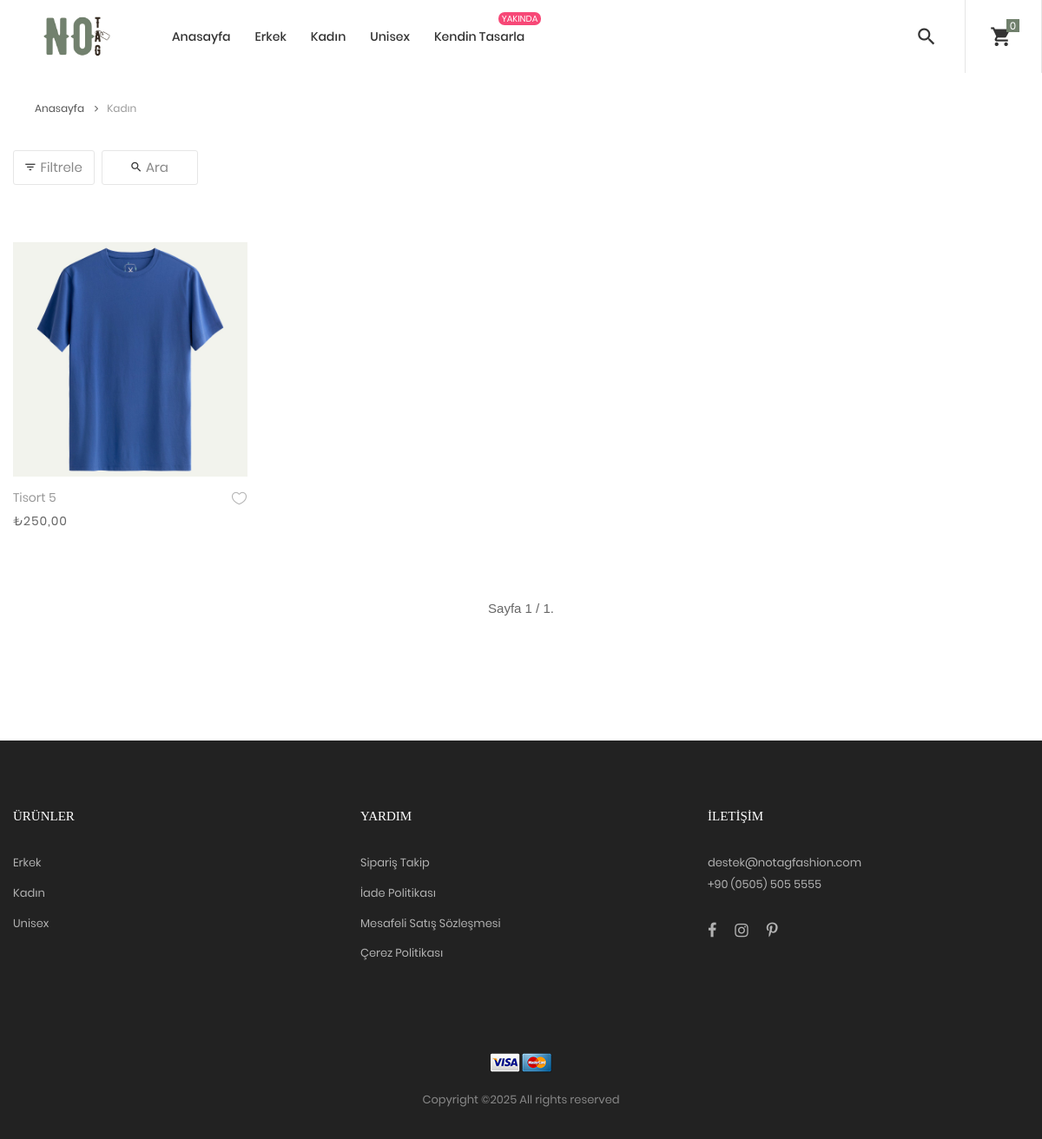
Page /kategori/kadin/ (signed in) on the committed database.
### product/models.py (models this page shows, shortened)
class ParentCategory(models.Model):
    name = models.CharField(
        max_length=250,
        unique=True,
        verbose_name='Üst Kategori İsmi'
    )
    slug = models.SlugField(
        max_length=250,
        unique=True,
        verbose_name='Slug - Lütfen Burayı Değiştirmeyin-',
        blank=True
    )
    image = models.ImageField(
        upload_to = 'parentCategory',
        blank = True,
        verbose_name = 'Resim'
    )
    class Meta:
        ordering = ('name',)
        verbose_name = 'Üst Kategori'
        verbose_name_plural = 'Üst Kategoriler'

class Product(models.Model):
    name = models.CharField(
        max_length=250,
        unique=True,
        verbose_name='İsim'
    )
    slug = models.SlugField(
        max_length=250,
        unique=True,
        verbose_name='Slug - Lütfen Burayı Değiştirmeyin-',
        blank=True  # Otomatik olarak oluşturulacak
    )
    description = models.TextField(
        blank=True,
        verbose_name='Açıklama'
    )
    collection = models.ForeignKey(
        'Collection',
        on_delete=models.SET_NULL,
        null=True,
        blank=True,
        related_name='collections',
        verbose_name='Koleksiyon'
    )
    category = models.ForeignKey(
        'Category',
        on_delete=models.CASCADE,
        related_name='products',
        verbose_name='Kategori'
    )
    price = models.DecimalField(
        max_digits=10,
        decimal_places=2,
        verbose_name='Tutar'
    )
    imageOne = models.ImageField(
        upload_to='product',
        blank=True,
        verbose_name='Resim 1'
    )
    imageTwo = models.ImageField(
        upload_to='product',
        null=True,
        blank=True,
        verbose_name='Resim 2'
    )
    imageThree = models.ImageField(
        upload_to='product',
        blank=True,
        null=True,
        verbose_name='Resim 3'
    )
    avaible = models.BooleanField(
        default=True,
        verbose_name='Yayınlandı'
    )
    created = models.DateTimeField(
        auto_now_add=True,
        verbose_name='Oluşturulma Tarihi'
    )
    updated = models.DateTimeField(
        auto_now=True,
        verbose_name='Güncellenme Tarihi'
    )
    class Meta:
        ordering = ('name',)
        verbose_name = 'Ürün'
        verbose_name_plural = 'Ürünler'
    def get_url(self):
        return reverse('ProdCatDetail', args=[self.category.slug, self.slug])

### page/views.py (the view)
# urls.py: path('kategori/<slug:parent_slug>/', allProdCat, name='parent_category'),
def allProdCat(request, parent_slug=None, category_slug=None):
    parent_category = None
    category = None
    if parent_slug:
        parent_category = get_object_or_404(ParentCategory, slug=parent_slug)
        if category_slug:
            category = get_object_or_404(Category, slug=category_slug, parent_categories=parent_category)
            products_list = Product.objects.filter(category=category, avaible=True)
        else:
            products_list = Product.objects.filter(category__parent_categories=parent_category, avaible=True)
    else:
        products_list = Product.objects.filter(avaible=True)
    paginator = Paginator(products_list, 8)
    page_number = request.GET.get('page', 1)
    try:
        products = paginator.page(page_number)
    except EmptyPage:
        products = paginator.page(paginator.num_pages)
    return render(request, 'category.html', {
        'parent_category': parent_category,
        'category': category,
        'products': products
    })

### ecommerce/context_data/nav_context.py (called while the page is built)
def menu_links(request):
    cart = None
    cart_items = []
    if request.user.is_authenticated:
        cart, created = Cart.objects.get_or_create(user=request.user)
    else:
        session_key = request.session.session_key
        if not session_key:
            request.session.create()
            session_key = request.session.session_key
        cart, created = Cart.objects.get_or_create(cart_id=session_key)
    if cart:
        cart_items = CartItem.objects.filter(cart=cart, active=True)
    return {
        'parent_categories': ParentCategory.objects.only('id', 'name'),
        'categories': Category.objects.only('id', 'name', 'parent_categories'),
        'cart': cart,
        'cart_items': cart_items,
    }

### templates/category.html (shortened to what this page needs)
{% extends 'base/base.html' %}
{% block content %}
{% load static %}
	<div class="container">
		<div class="bread-crumb flex-w p-l-25 p-r-15 p-t-30 p-lr-0-lg">
			<a href="{% url "home" %}" class="stext-109 cl8 hov-cl1 trans-04">
				Anasayfa
				<i class="fa fa-angle-right m-l-9 m-r-10" aria-hidden="true"></i>
			</a>
			<span class="stext-109 cl4">
				{{parent_category.name}}
			</span>
		</div>
	</div>
<div class="bg0 m-t-23 p-b-140">
    <div class="container">
        <div class="flex-w flex-sb-m p-b-52">
            <div class="flex-w flex-c-m m-tb-10">
                <div class="flex-c-m stext-106 cl6 size-104 bor4 pointer hov-btn3 trans-04 m-r-8 m-tb-4 js-show-filter">
                    <i class="icon-filter cl2 m-r-6 fs-15 trans-04 zmdi zmdi-filter-list"></i>
                    Filtrele
                </div>
                <div class="flex-c-m stext-106 cl6 size-105 bor4 pointer hov-btn3 trans-04 m-tb-4 js-show-search">
                    <i class="icon-search cl2 m-r-6 fs-15 trans-04 zmdi zmdi-search"></i>
                    Ara
                </div>
            </div>
        </div>
        <div class="row isotope-grid">
            {% for product in products %}
            <div class="col-sm-6 col-md-4 col-lg-3 p-b-35 isotope-item women">
                <div class="block2">
                    <div class="block2-pic hov-img0">
                        <img src="{{ product.imageOne.url }}" alt="IMG-PRODUCT">
                    </div>
                    <div class="block2-txt flex-w flex-t p-t-14">
                        <div class="block2-txt-child1 flex-col-l ">
                            <a href="#" class="stext-104 cl4 hov-cl1 trans-04 js-name-b2 p-b-6">
                                {{ product.name }}
                            </a>
                            <span class="stext-105 cl3">
                                ₺{{ product.price }}
                            </span>
                        </div>
                        <div class="block2-txt-child2 flex-r p-t-3">
                            <a href="#" class="btn-addwish-b2 dis-block pos-relative js-addwish-b2">
                                <img class="icon-heart1 dis-block trans-04" src="{% static 'images/icons/icon-heart-01.png' %}" alt="ICON">
                            </a>
                        </div>
                    </div>
                </div>
            </div>
            {% endfor %}
        </div>
        <div class="flex-c-m flex-w w-full p-t-45">
            <div class="pagination">
                <span class="step-links">
                    <span class="current">
                        Sayfa {{ products.number }} / {{ products.paginator.num_pages }}.
                    </span>
                </span>
            </div>
        </div>
    </div>
</div>
{% endblock %}

### templates/base/components/nav.html (shortened to what this page needs)
{% load static %}
<body class="animsition">
	<header class="header-v2">
		<div class="container-menu-desktop trans-03">
			<div class="wrap-menu-desktop">
				<nav class="limiter-menu-desktop p-l-45">
					<a href="{% url "home" %}" class="logo">
						<img  src={% static "images/logo.png" %} alt="oneTAG-LOGO">
					</a>
					<div class="menu-desktop">
						<ul class="main-menu">
							<li class='active'>
								<a href="{% url "home" %}">Anasayfa</a>
							</li>
								{% for parent_category in parent_categories %}
												<li>
													<a href="#">{{parent_category.name}}</a>
												</li>
								{% endfor %}
							<li class="label1" data-label1="yakında">
								<a href="#">Kendin Tasarla</a>
							</li>
						</ul>
					</div>
					<div class="wrap-icon-header flex-w flex-r-m h-full">
						<div class="flex-c-m h-full p-r-24">
							<div class="icon-header-item cl2 hov-cl1 trans-04 p-lr-11 js-show-modal-search">
								<i class="zmdi zmdi-search"></i>
							</div>
						</div>
						<div class="flex-c-m h-full p-l-18 p-r-25 bor5">
							<div class="icon-header-item cl2 hov-cl1 trans-04 p-lr-11 icon-header-noti js-show-cart" data-notify="{{ cart_items|length }} ">
								<i class="zmdi zmdi-shopping-cart"></i>
							</div>
						</div>
						</div>
					</div>
			</div>
	</header>

### templates/base/components/footer.html (shortened to what this page needs)
{% load static %}
<footer class="bg3 p-t-75 p-b-32">
  <div class="container">
    <div class="row">
      <div class="col-sm-6 col-lg-4 p-b-50">
        <h4 class="stext-301 cl0 p-b-30">
          Ürünler
        </h4>
        <ul>
          {% for category in parent_categories %}
          <li class="p-b-10">
            <a href="#" class="stext-107 cl7 hov-cl1 trans-04">
              {{category.name}}
            </a>
          </li>
          {% endfor %}
        </ul>
      </div>
      <div class="col-sm-6 col-lg-4 p-b-50">
        <h4 class="stext-301 cl0 p-b-30">
          Yardım
        </h4>
        <ul>
          <li class="p-b-10">
            <a href="#" class="stext-107 cl7 hov-cl1 trans-04">
              Sipariş Takip
            </a>
          </li>
          <li class="p-b-10">
            <a href="#" class="stext-107 cl7 hov-cl1 trans-04">
              İade Politikası
            </a>
          </li>
          <li class="p-b-10">
            <a href="#" class="stext-107 cl7 hov-cl1 trans-04">
              Mesafeli Satış Sözleşmesi
            </a>
          </li>
          <li class="p-b-10">
            <a href="#" class="stext-107 cl7 hov-cl1 trans-04">
              Çerez Politikası
            </a>
          </li>
        </ul>
      </div>
      <div class="col-sm-6 col-lg-4 p-b-50">
        <h4 class="stext-301 cl0 p-b-30">
          İletişim
        </h4>
        <p class="stext-107 cl7 size-201">
          destek@notagfashion.com
        </p>
        <p class="stext-107 cl7 size-201">
          +90 (0505) 505 5555
        </p>
        <div class="p-t-27">
          <a href="#" class="fs-18 cl7 hov-cl1 trans-04 m-r-16">
            <i class="fa fa-facebook"></i>
          </a>
          <a href="#" class="fs-18 cl7 hov-cl1 trans-04 m-r-16">
            <i class="fa fa-instagram"></i>
          </a>
          <a href="#" class="fs-18 cl7 hov-cl1 trans-04 m-r-16">
            <i class="fa fa-pinterest-p"></i>
          </a>
        </div>
      </div>
    </div>
    <div class="p-t-40">
      <div class="flex-c-m flex-w p-b-18">
        <a href="#" class="m-all-1">
          <img src={% static "images/icons/icon-pay-02.png" %} alt="ICON-PAY">
        </a>
        <a href="#" class="m-all-1">
          <img src={% static "images/icons/icon-pay-03.png" %} alt="ICON-PAY">
        </a>
      </div>
      <p class="stext-107 cl6 txt-center">
Copyright &copy;<script>document.write(new Date().getFullYear());</script> All rights reserved
      </p>
    </div>
  </div>
</footer>
</body>
</html>

### static/css/main.css (style rules this page uses)
.container { max-width: 1380px; }
@media (max-width: 1600px) { .container { max-width: 1200px; } }
.container-menu-desktop { height: auto; width: 100%; position: relative; -webkit-transition: all 0.3s; -o-transition: all 0.3s; -moz-transition: all 0.3s; transition: all 0.3s; }
.header-v2 .container-menu-desktop { height: 84px; }
.wrap-menu-desktop { position: fixed; z-index: 1100; background-color: transparent; width: 100%; height: 84px; top: 40px; left: 0px; -webkit-transition: height 0.3s, background-color 0.3s; -o-transition: height 0.3s, background-color 0.3s; -moz-transition: height 0.3s, background-color 0.3s; transition: height 0.3s, background-color 0.3s; }
.header-v2 .wrap-menu-desktop { background-color: #fff; top: 0; }
.limiter-menu-desktop { height: 100%; display: -webkit-box; display: -webkit-flex; display: -moz-box; display: -ms-flexbox; display: flex; align-items: center; background-color: transparent; }
.logo { display: -webkit-box; display: -webkit-flex; display: -moz-box; display: -ms-flexbox; display: flex; align-items: center; height: 100%; margin-right: 55px; }
.logo img { max-width: 100%; max-height: 100%; }
.menu-desktop { display: -webkit-box; display: -webkit-flex; display: -moz-box; display: -ms-flexbox; display: flex; align-items: center; height: 100%; }
.main-menu { list-style-type: none; margin: 0; display: -webkit-box; display: -webkit-flex; display: -moz-box; display: -ms-flexbox; display: flex; align-items: center; }
.main-menu > li { display: block; position: relative; padding: 20px 10px 20px 0px; margin: 0px 4px 0px 14px; }
.main-menu > li > a { font-family: Poppins-Medium; font-size: 14px; color: #333; padding: 5px 0px; transition: all 0.4s; -webkit-transition: all 0.4s; -o-transition: all 0.4s; -moz-transition: all 0.4s; }
.wrap-icon-header { flex-grow: 1; }
.icon-header-item { position: relative; font-size: 26px; line-height: 1; cursor: pointer; }
.icon-header-noti::after { content: attr(data-notify); font-family: Poppins-Regular; font-size: 12px; color: #fff; line-height: 15px; text-align: center; display: block; position: absolute; top: -7px; right: 0; min-width: 15px; height: 15px; padding: 0 3px; background-color: #71816d; }
.block2-pic { position: relative; }
.block2-txt-child1 { width: calc(100% - 30px); }
.block2-txt-child2 { width: 30px; }
.cl0 { color: #fff; }
.cl2 { color: #333; }
.cl3 { color: #666; }
.cl4 { color: #999; }
.cl6 { color: #888; }
.cl7 { color: #b2b2b2; }
.cl8 { color: #555; }
.stext-104 { font-family: Poppins-Regular; font-size: 14px; line-height: 1.466667; }
.stext-105 { font-family: Poppins-Regular; font-size: 14px; line-height: 1.466667; letter-spacing: 1px; }
.stext-106 { font-family: Poppins-Regular; font-size: 15px; line-height: 1.2; }
.stext-107 { font-family: Poppins-Regular; font-size: 13px; line-height: 1.923; }
.stext-109 { font-family: Poppins-Regular; font-size: 12px; line-height: 1.833333; }
.stext-301 { font-family: Montserrat-Bold; font-size: 15px; line-height: 1.6; text-transform: uppercase; }
.size-104 { min-width: 94px; height: 40px; }
.size-105 { min-width: 111px; height: 40px; }
.size-201 { max-width: 270px; }
.bg0 { background-color: #fff; }
.bg3 { background-color: #222; }
.bor4 { border: 1px solid #e6e6e6; border-radius: 3px; }
.bor5 { border-left: 1px solid #e5e5e5; border-right: 1px solid #e5e5e5; }
.label1 { position: relative; }
.label1::after { content: attr(data-label1); font-family: Poppins-Regular; font-size: 10px; line-height: 15px; color: #fff; text-transform: uppercase; text-align: center; display: block; position: absolute; top: 3px; right: -9px; height: 15px; min-width: 32px; border-radius: 7px; padding: 0 4px; background-color: #f74877; }
.hov-img0 { display: block; overflow: hidden; }
.hov-img0 img { width: 100%; -webkit-transition: transform 0.9s ease; -o-transition: transform 0.9s ease; -moz-transition: transform 0.9s ease; transition: transform 0.9s ease; }

### rows in the picture
ParentCategory: name "Erkek"
ParentCategory: name "Kadın"
ParentCategory: name "Unisex"
Product: imageOne (picture), name "Tisort 5", price "250,00"

### other values in the picture
{{ products.number }} "1"
{{ products.paginator.num_pages }} "1"
